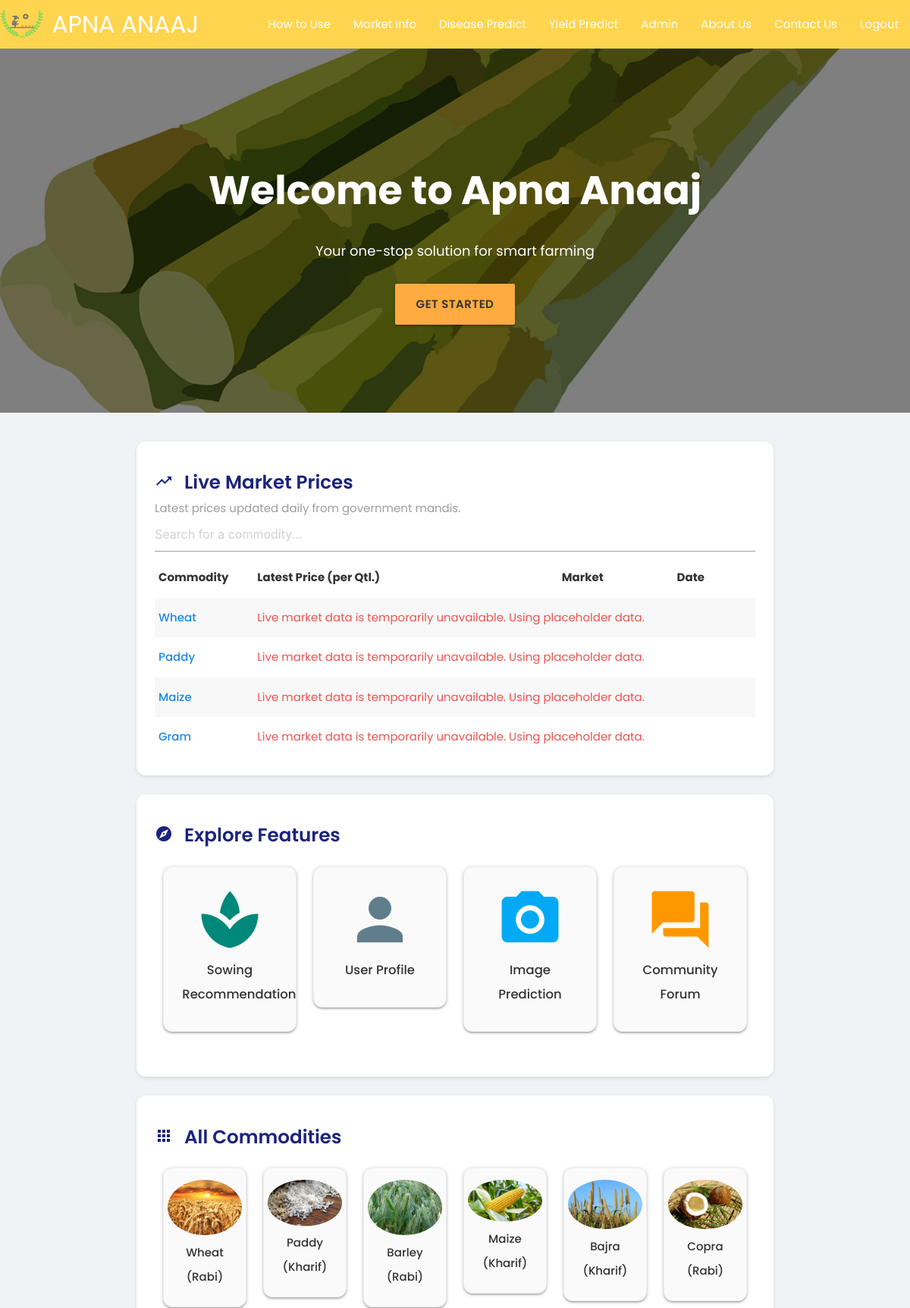
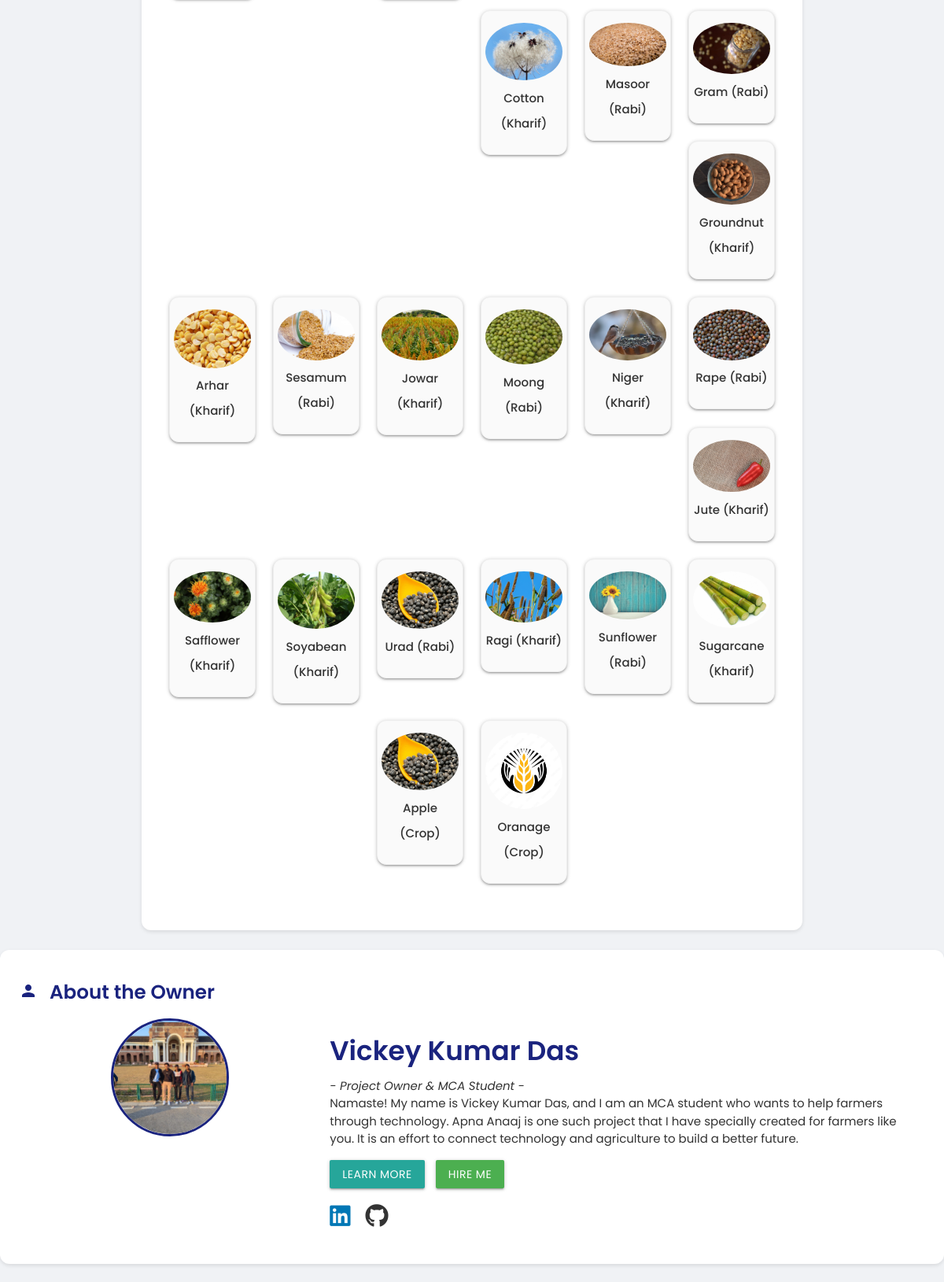
The app's page / (signed in, upper part) with its own data (2 pictures, top to bottom).
### app.py (models this page shows)
class CropInfo(db.Model):
    id = db.Column(db.Integer, primary_key=True)
    name = db.Column(db.String(80), unique=True, nullable=False)
    optimal_temp_min = db.Column(db.Float, nullable=True)
    optimal_temp_max = db.Column(db.Float, nullable=True)
    optimal_rainfall_min = db.Column(db.Float, nullable=True)
    optimal_rainfall_max = db.Column(db.Float, nullable=True)
    soil_preference = db.Column(db.String(120), nullable=True)
    fertilizer_recommendation = db.Column(db.Text, nullable=True)
    pest_control_recommendation = db.Column(db.Text, nullable=True)
    image_url = db.Column(db.String(200), nullable=True)
    prime_loc = db.Column(db.String(500), nullable=True)
    type_c = db.Column(db.String(50), nullable=True)
    export_countries = db.Column(db.String(500), nullable=True)

### app.py (the view)
@app.route('/')
def index():
    if 'user_id' not in session:
        flash('Please log in to access this page.', 'warning')
        return redirect(url_for('signup'))
    all_crops_info = CropInfo.query.all()
    major_crops = ["wheat", "paddy", "maize", "gram"]
    live_prices = []
    for crop in major_crops:
        price_data = get_latest_price(crop)
        price_data['name'] = crop
        live_prices.append(price_data)
    context = {
        "live_prices": live_prices,
        "all_crops_info": all_crops_info
    }
    return render_template('index.html', context=context)

### app.py (called while the page is built)
def get_latest_price(commodity_name):
    return {
        "commodity": commodity_name.capitalize(),
        "market": "N/A",
        "price": "N/A",
        "date": date.today().strftime("%d/%m/%Y"),
        "error": "Live market data is temporarily unavailable. Using placeholder data."
    }

### templates/index.html (shortened to what this page needs)
<!DOCTYPE html>
<html>
<head>
  <link rel="stylesheet" href="https://cdnjs.cloudflare.com/ajax/libs/materialize/1.0.0/css/materialize.min.css">
  <link href="https://cdnjs.cloudflare.com/ajax/libs/font-awesome/5.15.1/css/all.min.css" rel="stylesheet">
  <link href="https://unpkg.com/aos@2.3.1/dist/aos.css" rel="stylesheet">
</head>
<body>
  <div class="main-container">
    <nav>
      <div class="nav-wrapper #ffd54f amber lighten-2">
        <a href="{{ url_for('index') }}" class="brand-logo"><img alt="" src="/static/ApnaAnaajLogo.png" height="60px" width="60px" class="responsive-img" style="vertical-align: middle; padding-bottom: 5px;" /> APNA ANAAJ</a>
        <ul id="nav-mobile" class="right hide-on-med-and-down">
          {% if 'user_id' in session %}
            <li><a href="{{ url_for('how_to_use') }}">How to Use</a></li>
            <li><a href="{{ url_for('market_info') }}">Market Info</a></li>
            <li><a href="{{ url_for('disease_prediction') }}">Disease Predict</a></li>
            <li><a href="{{ url_for('yield_prediction') }}">Yield Predict</a></li>
            {% if session['is_admin'] %}
              <li><a href="{{ url_for('admin_dashboard') }}">Admin</a></li>
            {% endif %}
            <li><a href="{{ url_for('about') }}">About Us</a></li>
            <li><a href="{{ url_for('contact') }}">Contact Us</a></li>
            <li><a href="{{ url_for('logout') }}">Logout</a></li>
          {% else %}
            <li><a href="{{ url_for('login') }}">Login</a></li>
            <li><a href="{{ url_for('signup') }}">Sign Up</a></li>
          {% endif %}
        </ul>
      </div>
    </nav>
    <div class="hero" data-aos="fade-in">
        <h1>Welcome to Apna Anaaj</h1>
        <p>Your one-stop solution for smart farming</p>
        <a href="#features" class="btn btn-large waves-effect waves-light">Get Started</a>
    </div>
    <div class="container" style="padding-top: 30px;">
        <div class="card styled-card" data-aos="fade-up">
            <div class="card-content">
                <h5><i class="material-icons left">trending_up</i>Live Market Prices</h5>
                <p class="grey-text">Latest prices updated daily from government mandis.</p>
                <input type="text" id="market-search" onkeyup="filterTable()" placeholder="Search for a commodity...">
                <table class="striped highlight responsive-table market-table" id="market-table">
                    <thead><tr><th>Commodity</th><th>Latest Price (per Qtl.)</th><th>Market</th><th>Date</th></tr></thead>
                    <tbody>
                    {% for item in context.live_prices %}
                        <tr>
                            <td><a href="{{ url_for('crop_profile', name=item.name) }}">{{ item.name }}</a></td>
                            {% if item.error %}
                                <td colspan="3" class="red-text text-lighten-1">{{ item.error }}</td>
                            {% else %}
                                <td>₹ {{ item.price }}</td>
                                <td>{{ item.market }}</td>
                                <td>{{ item.date }}</td>
                            {% endif %}
                        </tr>
                    {% endfor %}
                    </tbody>
                </table>
            </div>
        </div>
        <div id="features" class="card styled-card" data-aos="fade-up" data-aos-delay="200">
            <div class="card-content">
                <h5><i class="material-icons left">explore</i>Explore Features</h5>
                <div class="row" style="margin-top: 20px;">
                    <div class="col s12 m6 l3"><a href="{{ url_for('recommendation') }}"><div class="card nav-card hoverable"><div class="card-content center-align"><i class="material-icons large teal-text text-darken-1">spa</i><span class="card-title">Sowing Recommendation</span></div></div></a></div>
                    <div class="col s12 m6 l3"><a href="{{ url_for('profile') }}"><div class="card nav-card hoverable"><div class="card-content center-align"><i class="material-icons large blue-grey-text">person</i><span class="card-title">User Profile</span></div></div></a></div>
                    <div class="col s12 m6 l3"><a href="{{ url_for('image_prediction') }}"><div class="card nav-card hoverable"><div class="card-content center-align"><i class="material-icons large light-blue-text">camera_alt</i><span class="card-title">Image Prediction</span></div></div></a></div>
                    <div class="col s12 m6 l3"><a href="{{ url_for('forum') }}"><div class="card nav-card hoverable"><div class="card-content center-align"><i class="material-icons large orange-text">forum</i><span class="card-title">Community Forum</span></div></div></a></div>
                </div>
            </div>
        </div>
        <div class="card styled-card" data-aos="fade-up" data-aos-delay="400">
            <div class="card-content">
                <h5><i class="material-icons left">apps</i>All Commodities</h5>
                <div class="row" style="margin-top: 20px;">
                {% for crop in context.all_crops_info %}
                    <div class="col s6 m4 l2">
                        <a href="{{ url_for('crop_profile', name=crop.name) }}">
                            <div class="card nav-card hoverable center-align" style="padding: 15px 5px;">
                                <img src="{{ crop.image_url }}" alt="{{crop.name}}" class="circle responsive-img">
                                <span class="card-title" style="font-size: 1rem; text-transform: capitalize;">{{ crop.name }} ({{ crop.type_c }})</span>
                            </div>
                        </a>
                    </div>
                {% endfor %}
                </div>
            </div>
        </div>
    </div>
        <div class="card styled-card" data-aos="fade-up">
            <div class="card-content">
                <h5><i class="material-icons left">person</i>About the Owner</h5>
                <div class="row" style="margin-top: 20px;">
                    <div class="col s12 m4 center-align">
                        <img src="{{ url_for('static', filename='images/owner pic/IMG-20241207-WA0077.jpg') }}" alt="Vickey Kumar Das" class="circle responsive-img" style="width: 150px; height: 150px; object-fit: cover; border: 3px solid #1a237e;">
                    </div>
                    <div class="col s12 m8">
                        <h4>Vickey Kumar Das</h4>
                        <p style="font-style: italic;">- Project Owner & MCA Student -</p>
                        <p>Namaste! My name is Vickey Kumar Das, and I am an MCA student who wants to help farmers through technology. Apna Anaaj is one such project that I have specially created for farmers like you. It is an effort to connect technology and agriculture to build a better future.</p>
                        <a href="{{ url_for('about') }}" class="btn waves-effect waves-light" style="margin-top: 15px;">Learn More</a>
                        <a href="https://www.linkedin.com/in/vickey-kumar-das-53ba46325?utm_source=share&utm_campaign=share_via&utm_content=profile&utm_medium=android_app" target="_blank" class="btn waves-effect waves-light green" style="margin-top: 15px; margin-left: 10px;">Hire Me</a>
                        <div style="margin-top: 20px;">
                            <a href="https://www.linkedin.com/in/vickey-kumar-das-53ba46325?utm_source=share&utm_campaign=share_via&utm_content=profile&utm_medium=android_app" target="_blank" style="margin-right: 15px; color: #0077B5;"><i class="fab fa-linkedin fa-2x"></i></a>
                            <a href="https://github.com/vickey-kumar-das" target="_blank" style="color: #333;"><i class="fab fa-github fa-2x"></i></a>
                        </div>
                    </div>
                </div>
            </div>
        </div>
    </div>
</body>
</html>

### records on screen
CropInfo: image_url (picture), name "Wheat", type_c "Rabi"
CropInfo: image_url (picture), name "Paddy", type_c "Kharif"
CropInfo: image_url (picture), name "Barley", type_c "Rabi"
CropInfo: image_url (picture), name "Maize", type_c "Kharif"
CropInfo: image_url (picture), name "Bajra", type_c "Kharif"
CropInfo: image_url (picture), name "Copra", type_c "Rabi"
CropInfo: image_url (picture), name "Cotton", type_c "Kharif"
CropInfo: image_url (picture), name "Masoor", type_c "Rabi"
CropInfo: image_url (picture), name "Gram", type_c "Rabi"
CropInfo: image_url (picture), name "Groundnut", type_c "Kharif"
CropInfo: image_url (picture), name "Arhar", type_c "Kharif"
CropInfo: image_url (picture), name "Sesamum", type_c "Rabi"
CropInfo: image_url (picture), name "Jowar", type_c "Kharif"
CropInfo: image_url (picture), name "Moong", type_c "Rabi"
CropInfo: image_url (picture), name "Niger", type_c "Kharif"
CropInfo: image_url (picture), name "Rape", type_c "Rabi"
CropInfo: image_url (picture), name "Jute", type_c "Kharif"
CropInfo: image_url (picture), name "Safflower", type_c "Kharif"
CropInfo: image_url (picture), name "Soyabean", type_c "Kharif"
CropInfo: image_url (picture), name "Urad", type_c "Rabi"
CropInfo: image_url (picture), name "Ragi", type_c "Kharif"
CropInfo: image_url (picture), name "Sunflower", type_c "Rabi"
CropInfo: image_url (picture), name "Sugarcane", type_c "Kharif"
CropInfo: image_url (picture), name "Apple", type_c "Crop"
CropInfo: image_url (picture), name "Oranage", type_c "Crop"

### other values on screen
{{ item.name }} "Wheat" "Paddy" "Maize" "Gram"
{{ item.error }} "Live market data is temporarily unavailable. Using placeholder data." "Live market data is temporarily unavailable. Using placeholder data." "Live market data is temporarily unavailable. Using placeholder data." "Live market data is temporarily unavailable. Using placeholder data."
